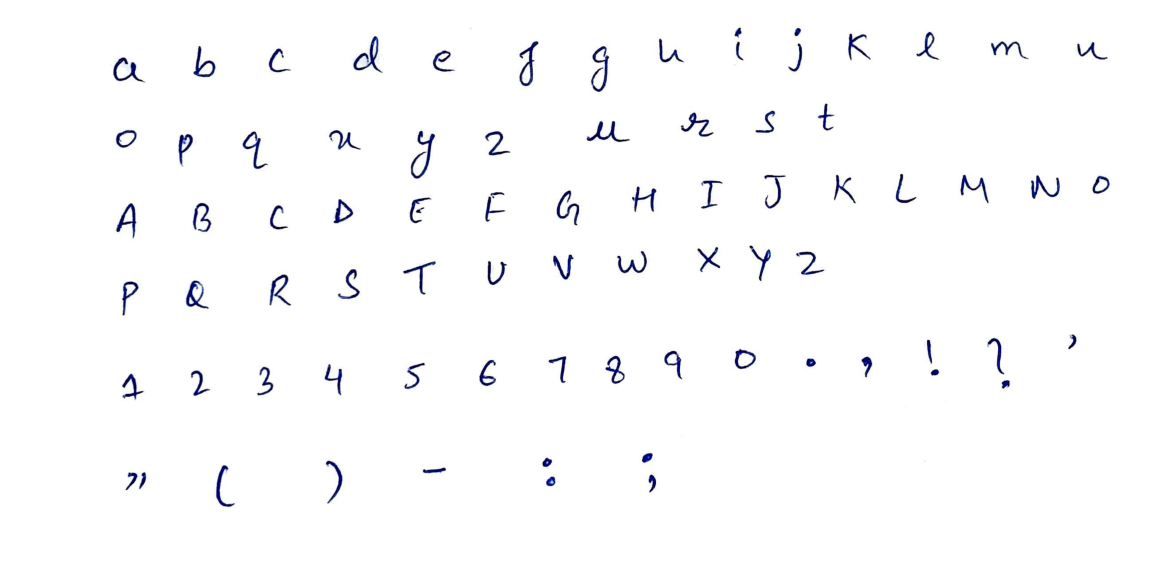
#> input picture sample/scans/letters300.png, 3513 x 1705 px (shown at 1/3 size)
$ python extract_glyphs.py
#> lines starting #> are read from the running program, lines starting #| are printed output that depends on the picture; after the words box and inside, x2 and y2 are one past the last pixel; in counts of white or black regions, pixels touching at a corner belong together
"""Cut a scanned letter sheet into one glyph image per character.

The sheet is rows of separated characters in a known order, so nothing has to
be recognised: find the rows, find the shapes, and read the labels off the
expected text. That only works because the characters do not touch, which is
why the sheet uses separated letters rather than prose. Joined-up writing was
measured at 43% separable and is not usable this way.

Two details do the real work:

  * Shapes closer than JOIN_GAP are one character. A dot sits directly above
    its stem, so i, j and the punctuation marks arrive as two shapes with a
    negative horizontal gap, while genuinely separate characters sit 78px or
    more apart at 300 dpi.
  * Each glyph is saved as its own pixels on white, not as a mask, so the pen
    texture survives. The renderer builds its own alpha from ink darkness.

Run from anywhere:   python tools/extract_glyphs.py
Writes:              myfont_new/<ascii-code>.png
"""
from __future__ import annotations

from collections import deque
from pathlib import Path

import numpy as np
from PIL import Image

ROOT = Path(__file__).resolve().parent.parent
SCAN = ROOT / "sample" / "scans" / "letters300.png"
OUT = ROOT / "myfont_new"

# What is on the sheet, row by row, in the order it was written.
ROWS = [
    "abcdefghijklmn",
    "opqxyzurst",              # not alphabetical, and v and w are absent
    "ABCDEFGHIJKLMNO",
    "PQRSTUVWXYZ",
    "1234567890.,!?'",
    '"()-:;',
]

INK_LEVEL = 150        # darker than this counts as ink
MIN_BLOB = 30          # ignore specks
JOIN_GAP = 40          # shapes closer than this belong to one character
MARGIN = 6             # padding kept around a saved glyph
PAPER = 205            # lighter than this is flattened to white


def rows_of(ink: np.ndarray, frac: float = 0.12, min_h: int = 40) -> list[tuple[int, int]]:
    profile = np.convolve(ink.sum(axis=1).astype(float), np.ones(21) / 21, mode="same")
    limit = profile.max() * frac
    out, run = [], None
    for y, v in enumerate(profile):
        if v > limit and run is None:
            run = y
        elif v <= limit and run is not None:
            if y - run > min_h:
                out.append((run, y))
            run = None
    if run is not None and len(profile) - run > min_h:
        out.append((run, len(profile)))
    return out


def blobs(mask: np.ndarray) -> list[list[int]]:
    h, w = mask.shape
    seen = np.zeros_like(mask, bool)
    found = []
    for y in range(h):
        for x in range(w):
            if mask[y, x] and not seen[y, x]:
                queue = deque([(y, x)])
                seen[y, x] = True
                xs, ys, n = [x], [y], 0
                while queue:
                    cy, cx = queue.popleft()
                    n += 1
                    for dy in (-1, 0, 1):
                        for dx in (-1, 0, 1):
                            ny, nx = cy + dy, cx + dx
                            if 0 <= ny < h and 0 <= nx < w and mask[ny, nx] and not seen[ny, nx]:
                                seen[ny, nx] = True
                                queue.append((ny, nx))
                                xs.append(nx)
                                ys.append(ny)
                if n >= MIN_BLOB:
                    found.append([min(xs), min(ys), max(xs), max(ys)])
    return sorted(found, key=lambda b: b[0])


def join_near(boxes: list[list[int]]) -> list[list[int]]:
    """Fold shapes that are really one character (a stem and its dot) together."""
    if not boxes:
        return []
    merged = [list(boxes[0])]
    for box in boxes[1:]:
        last = merged[-1]
        if box[0] - last[2] < JOIN_GAP:
            last[0], last[1] = min(last[0], box[0]), min(last[1], box[1])
            last[2], last[3] = max(last[2], box[2]), max(last[3], box[3])
        else:
            merged.append(list(box))
    return merged


def main() -> None:
    page = Image.open(SCAN).convert("L")
    grey = np.asarray(page)
    ink = grey < INK_LEVEL
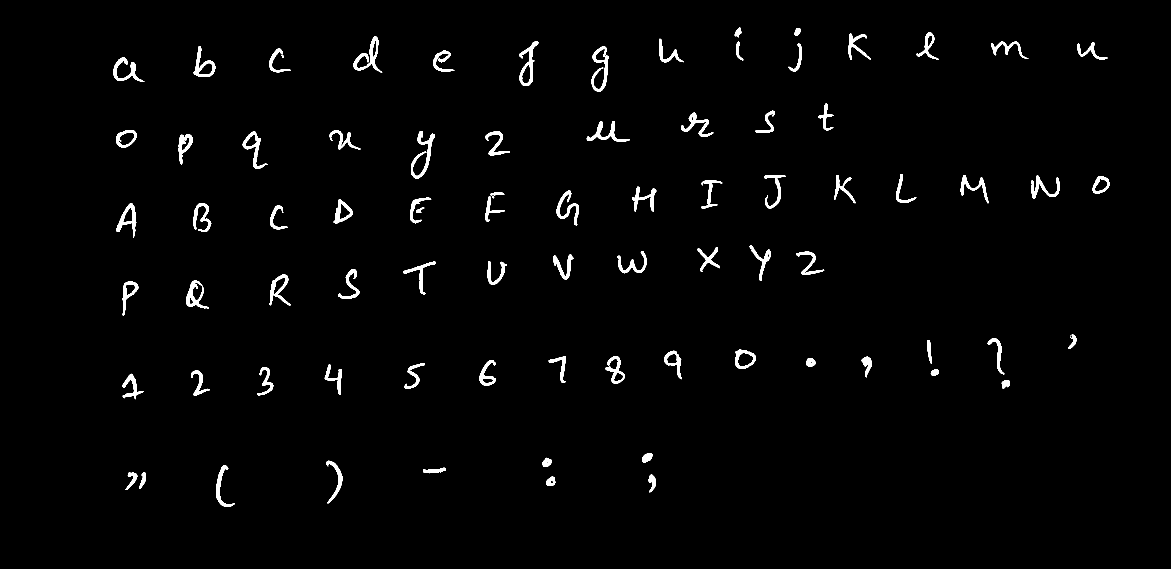
#> ink: shape (1705, 3513) bool (shown at 1/3 size); 1.7% white; 87 white regions (3 under 20 px), largest, box (x1, y1, x2, y2) and area: (1233, 393, 1305, 536) 2543, (1060, 109, 1147, 218) 2422, (1774, 139, 1827, 276) 2275

    OUT.mkdir(parents=True, exist_ok=True)
    written, problems = {}, []

    for index, (y0, y1) in enumerate(rows_of(ink)):
#> in rows_of, `limit = profile.max() * frac`: limit = 27.51
        expected = ROWS[index] if index < len(ROWS) else ""
        chars = join_near(blobs(ink[y0:y1]))
        if len(chars) != len(expected):
            problems.append(f"row {index + 1}: found {len(chars)}, expected {len(expected)} ({expected})")
            continue

        for ch, (x0, cy0, x1, cy1) in zip(expected, chars):
            # cy0 and cy1 are relative to the row band, so both offset from y0.
            # Using y1 here would run the crop into the row below.
            crop = grey[max(0, y0 + cy0 - MARGIN): y0 + cy1 + MARGIN,
                        max(0, x0 - MARGIN): x1 + MARGIN]
            clean = np.where(crop > PAPER, 255, crop).astype(np.uint8)
            Image.fromarray(clean).convert("RGB").save(OUT / f"{ord(ch)}.png")
            written[ch] = clean.shape
#> this loop made 6 passes
#> pass 1, in main, `Image.fromarray(clean).convert("RGB").save(OUT / f"{ord(ch)}.png")`:
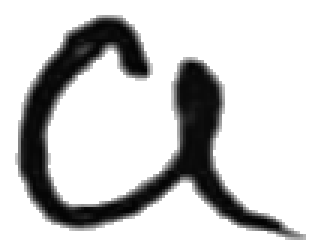
#> saved as 97.png: PIL image 105x84 RGB (shown 3 times larger); min 2, max 255, mean 204.5
#> pass 1, in main, `Image.fromarray(clean).convert("RGB").save(OUT / f"{ord(ch)}.png")`:
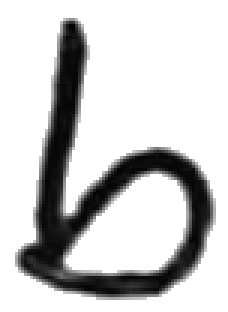
#> saved as 98.png: PIL image 76x104 RGB (shown 3 times larger); min 4, max 255, mean 202.7
#> pass 1, in main, `Image.fromarray(clean).convert("RGB").save(OUT / f"{ord(ch)}.png")`:
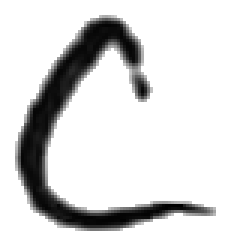
#> saved as 99.png: PIL image 76x82 RGB (shown 3 times larger); min 0, max 255, mean 215.2
#> pass 1, in main, `Image.fromarray(clean).convert("RGB").save(OUT / f"{ord(ch)}.png")`:
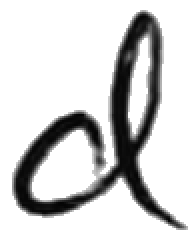
#> saved as 100.png: PIL image 98x120 RGB (shown 2 times larger); min 4, max 255, mean 209.1
#> after the loop:
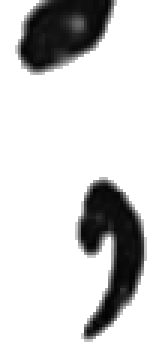
#> clean: shape (116, 53) (shown 3 times larger); min 4, max 255, mean 210.2
#> after the loop, problems = []; written = 71 items

    print(f"wrote {len(written)} glyphs to {OUT.name}/")
#| wrote 71 glyphs to myfont_new/
    for note in problems:
        print("  PROBLEM", note)
#> this loop made 0 passes
    missing = [c for c in "abcdefghijklmnopqrstuvwxyz" if c not in written]
#> missing = ['v', 'w']
    print("  lowercase not on the sheet:", " ".join(missing) or "none")
#|   lowercase not on the sheet: v w


if __name__ == "__main__":
    main()

$ run again, with sample/scans/para300.png copied over sample/scans/letters300.png
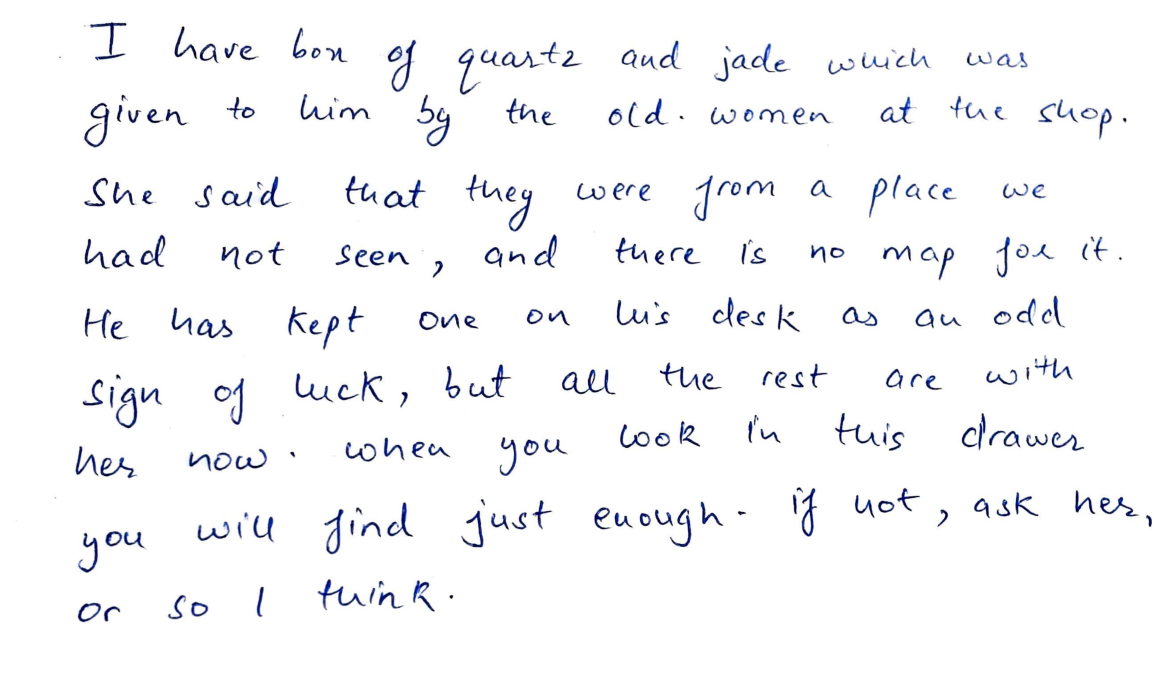
#> input picture sample/scans/para300.png, 3509 x 2030 px (shown at 1/3 size)
#> in main, `ink = grey < INK_LEVEL`:
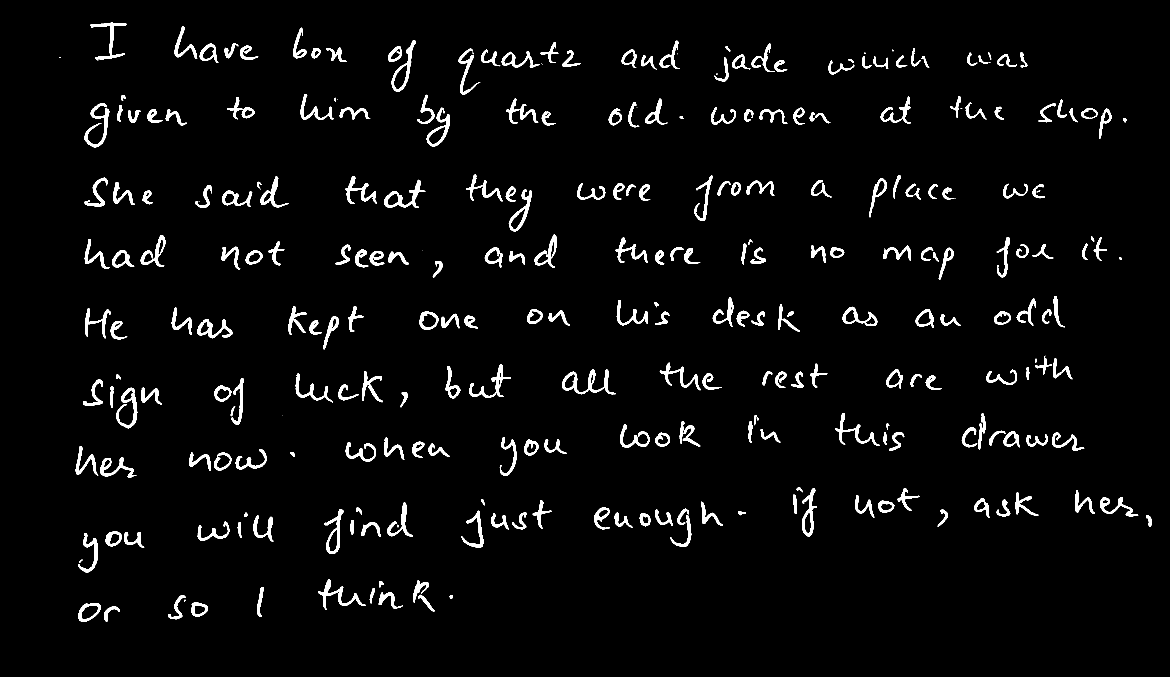
#> ink: shape (2030, 3509) bool (shown at 1/3 size); 3.4% white; 299 white regions (19 under 20 px), largest, box (x1, y1, x2, y2) and area: (1686, 1109, 1847, 1183) 2962, (253, 309, 328, 442) 2512, (1152, 539, 1276, 624) 2482
#> limit = 62.22
#> the loop in main, `for index, (y0, y1) in enumerate(rows_of(ink)):` made 9 passes
#> (y0, y1, expected, h in blobs) on passes 1 to 8: (128, 217, 'abcdefghijklmn', 89), (300, 382, 'opqxyzurst', 82), (534, 628, 'ABCDEFGHIJKLMNO', 94), (718, 806, 'PQRSTUVWXYZ', 88), (915, 1011, "1234567890.,!?'", 96), (1098, 1215, '"()-:;', 117), (1261, 1420, '', 159), (1485, 1645, '', 160)
#> after the loop in main, `for index, (y0, y1) in enumerate(rows_of(ink)):`:
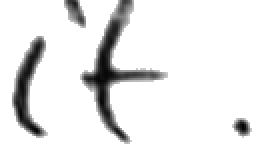
#> clean: shape (76, 130) (shown 2 times larger); min 1, max 255, mean 231.7
#> after the loop in main, `for index, (y0, y1) in enumerate(rows_of(ink)):`: problems = 7 items; written = 21 items
#| wrote 21 glyphs to myfont_new/
#> the loop in main, `for note in problems:` made 7 passes
#> note on passes 4 to 7: 'row 6: found 10, expected 6 ("()-:;)', 'row 7: found 9, expected 0 ()', 'row 8: found 11, expected 0 ()', 'row 9: found 5, expected 0 ()'
#> (printed output is left out)
#> missing = ['a', 'b', 'c', 'd', 'e', 'f', 'g', 'h', 'i', 'j', 'k', 'l', 'm', 'n', 'v', 'w']
#|   lowercase not on the sheet: a b c d e f g h i j k l m n v w
